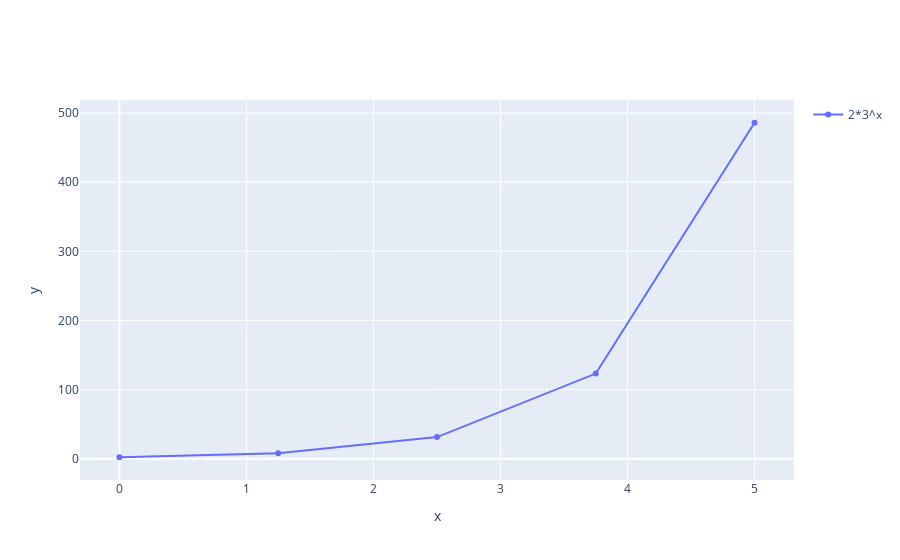

The cell this chart's notebook holds for it:
### Markdown cell above
# Plotting functions using many points
To plot a function, you need to specify a range of values for x.<br>
This is done using:
```
min_x = 0.0 
max_x = 5.0
num_points = 5
x_values = np.linspace(min_x, max_x, num_points)
```
## Assignment: plotting with many points
Study the code below.<br>
1. Modify the code to increase the number of points to 40.<br>
2. Do you think the graph looks better?
3. Move the cursor over the points

### Code cell
# Generate the list of numbers
min_x = 0.0 
max_x = 5.0
num_points = 5
x_values = np.linspace(min_x, max_x, num_points)

# Define exponential function
f = 2*(3)**x

# Create a graph object
plot = graph_funs() 

# Add to the list of functions:
plot.add_fun(f)
plot.plot_functions_list(x_values=x_values)

### Figure 1 — Plotly figure (JSON) as saved in the notebook; plotly's stock layout.template omitted (floating-point values rounded to 4 significant figures)
{"data": [{"mode": "lines+markers", "name": "2*3^x", "showlegend": true, "type": "scatter", "x": [0, 1.25, 2.5, 3.75, 5], "y": [2, 7.896, 31.18, 123.1, 486]}], "layout": {"autosize": false, "title": {"text": " ", "x": 0.5, "xanchor": "center", "y": 0.95, "yanchor": "top"}, "xaxis": {"title": {"text": "x"}}, "yaxis": {"title": {"text": "y"}}}}
